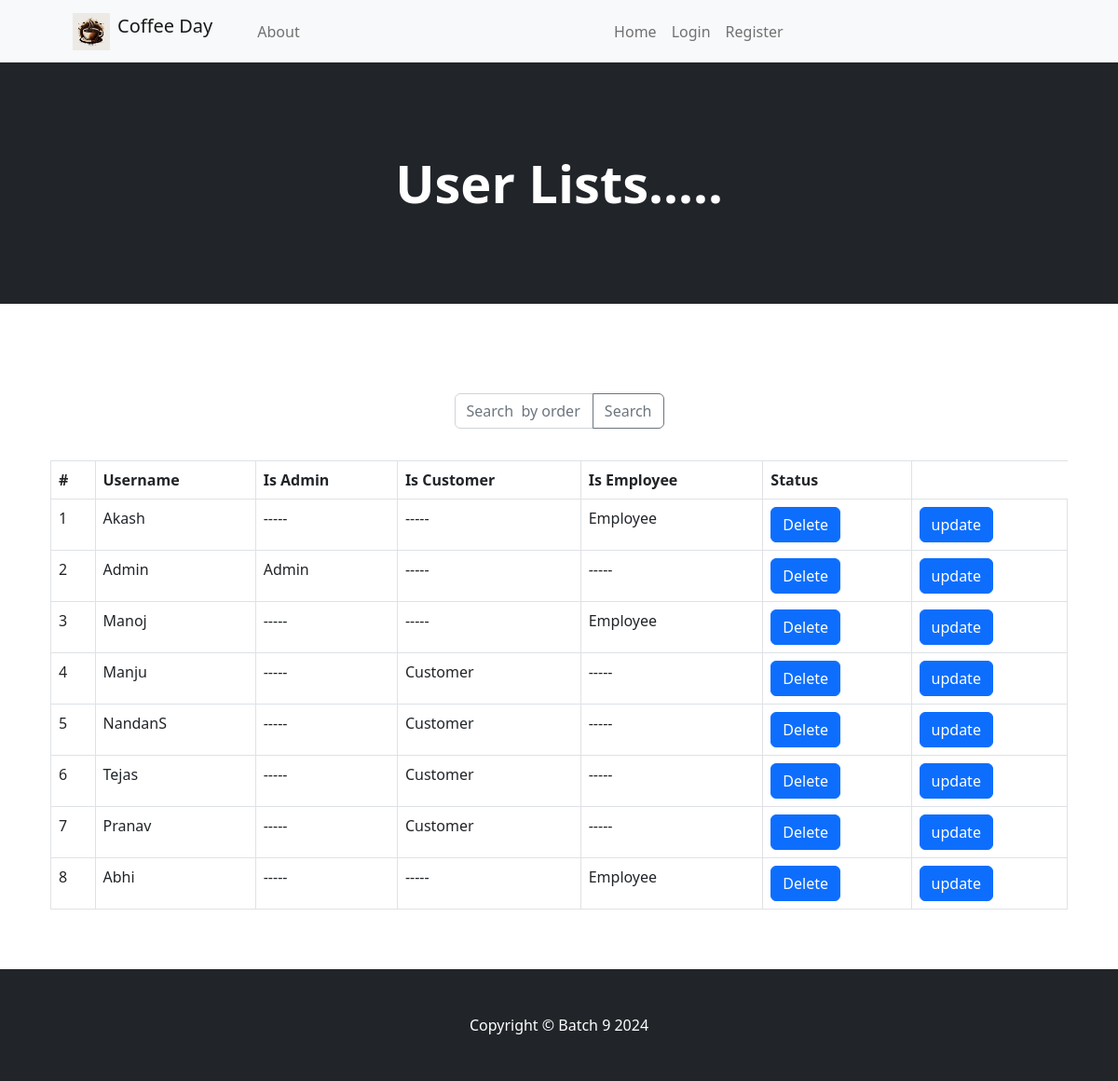
Screenshot of /user_list/ with the database file from the repository.
### app/models.py (models this page shows)
class User(AbstractUser):
    is_admin=models.BooleanField('Is admin',default=False)
    is_customer = models.BooleanField('Is customer',default=True)
    is_employee = models.BooleanField('Is employee',default=False)

### app/views.py (the view)
# urls.py: path('user_list/',user_list,name="user_list"),
def user_list(request):
    users = User.objects.all()
    return render(request, 'userlist.html', {'users': users})

### app/templates/userlist.html
{% extends "base.html" %}
{% block contant %}
{% include "navbar.html" %}
<header class="bg-dark py-5">
    <div class="container px-4 px-lg-5 my-5">
        <div class="text-center text-white">
            <h1 class="display-4 fw-bolder">User Lists.....</h1>
        </div>
    </div>
</header>
<body>
    <section class="py-5">
        <div class="container px-4 px-lg-5 mt-5">
            <div class="row gx-4 gx-lg-5 row-cols-2 row-cols-md-3 row-cols-xl-4 justify-content-center">
                <form action="{% url 'search_orders' %}" method="get" class="navbar-form">
                    <div class="input-group">
                        <input type="text" class="form-control" placeholder="Search  by order Id..." name="q">
                        <button type="submit" class="btn btn-outline-secondary">Search</button>
                    </div>
                </form>
                <br><br>
                <br>
<table class="table table-bordered">
    <thead>
        <tr>
            <th>#</th>
            <th>Username</th>
            <th>Is Admin</th>
            <th>Is Customer</th>
            <th>Is Employee</th>
            <th scope="col">Status</th>
        </tr>
    </thead>
    <tbody>
        {% for user in users %}
        <tr>
            <td>{{ forloop.counter }}</td>
            <td>{{ user.username }}</td>
            <td>{% if user.is_admin %}
                Admin
            {% else %}
                -----
            {% endif %}</td>
            <td>{% if user.is_customer %}
                Customer
            {% else %}
                -----
            {% endif %}</td>
            <td>{% if user.is_employee %}
                Employee
            {% else %}
                -----
            {% endif %}</td>
            <td>
                <a class="btn btn-primary" href="{% url 'delete_user' user.id %}">Delete</a>
            </td>
            <td>
                <a class="btn btn-primary" href="{% url 'update_user' user.id %}">update</a>
            </td>
        </tr>
        {% endfor %}
    </tbody>
</table>
</body>
{% endblock %}

### rows the page displays
User: username "Akash", is_employee "Employee"
User: username "Admin", is_admin "Admin"
User: username "Manoj", is_employee "Employee"
User: username "Manju", is_customer "Customer"
User: username "NandanS", is_customer "Customer"
User: username "Tejas", is_customer "Customer"
User: username "Pranav", is_customer "Customer"
User: username "Abhi", is_employee "Employee"
